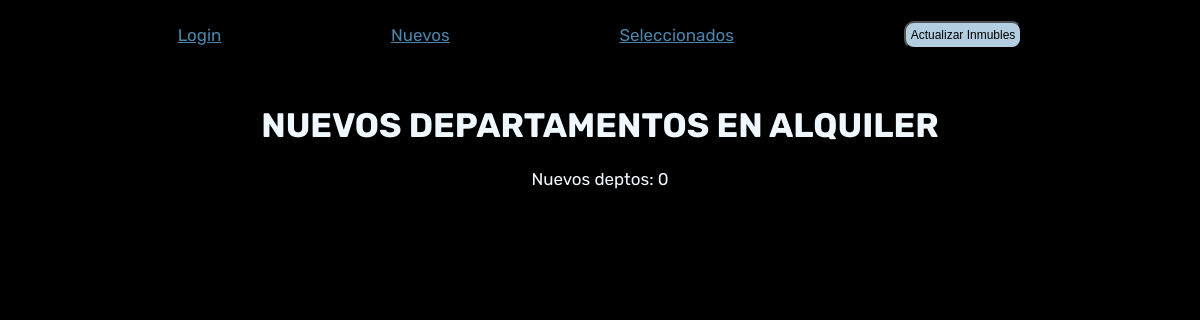
The page /selected on the database as committed earlier.
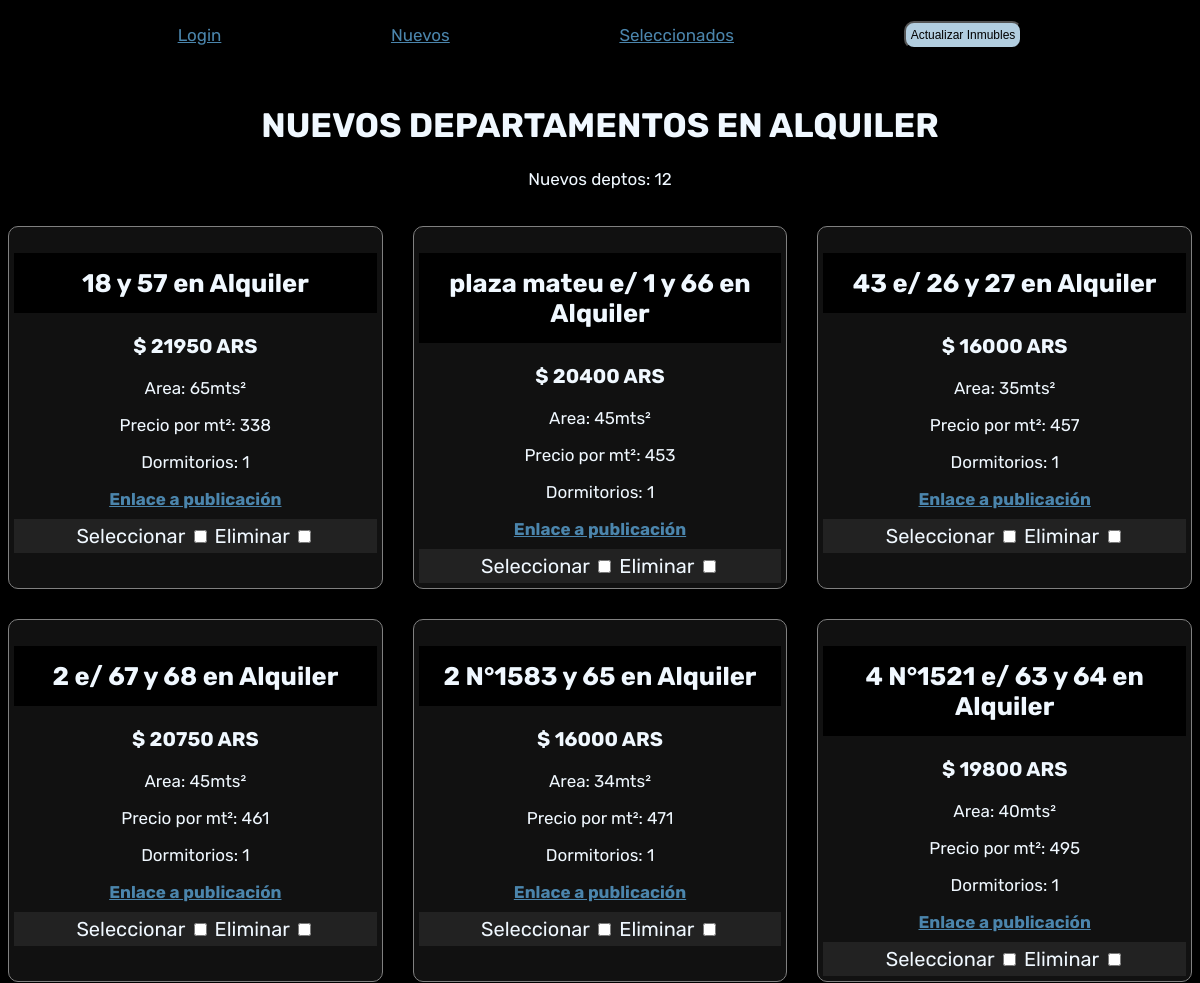
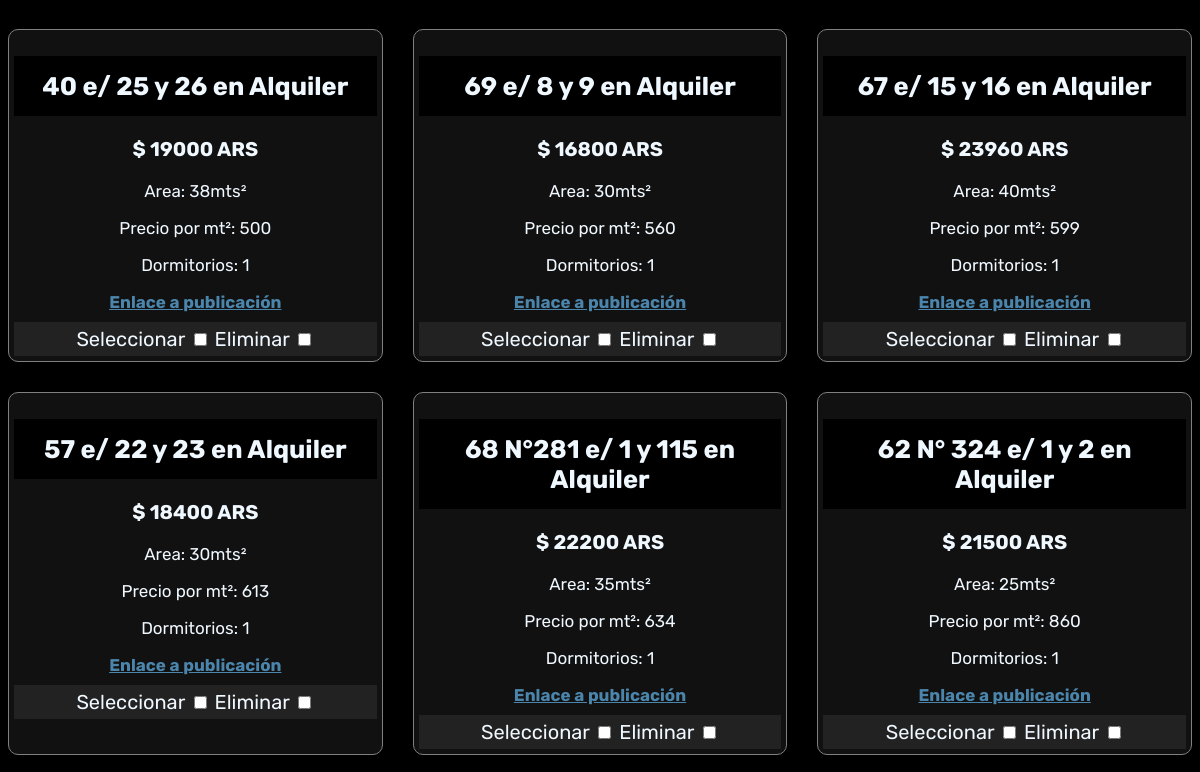
The same page on the database as committed later (2 pictures, top to bottom).
### deptos/models.py (models this page shows, shortened)
class Inmueble(models.Model):
    STATUS = [
        ('NEW', 'New'),
        ('SEL', 'Selected'),
        ('DEL', 'Deleted'),
    ]
    location = models.CharField(max_length=200)
    price = models.BigIntegerField(null=False)
    area = models.IntegerField(null=False)
    mt_price = models.IntegerField(null=False)
    rooms = models.IntegerField(null=False)
    pub_date = models.CharField(max_length=100)
    ib = models.CharField(max_length=20,unique=True)
    url = models.URLField(null=False)
    status = models.CharField(max_length=3,
                            choices=STATUS,
                            default='NEW')

### deptos/views.py (the view)
# urls.py: path('selected', views.selected_list, name='selected_list')
def selected_list(request):
    sel = Inmueble.objects.filter(status='SEL').order_by('mt_price')
    return render(request, 'deptos/deptos_list.html', {'deptos': sel})

### deptos/templates/deptos/deptos_list.html (shortened to what this page needs)
{% load static %}
<html>
    <head>
        <link rel="stylesheet" href="{% static 'css/deptos.css' %}" type="text/css">
    </head>
    <div class="nav-bar">
        <p><a href="/admin"> Login </a></p>
        <p><a href="/"> Nuevos </a></p>
        <p><a href="/selected"> Seleccionados </a></p>
        <button id="scrap"type="submit" name="scrap">Actualizar Inmubles</button>
    </div>
    <form action="" method="post">
    <div class="title">
        <h1>NUEVOS DEPARTAMENTOS EN ALQUILER</h1>
        <p> Nuevos deptos: {{ deptos.count }}</p>
    </div>
        <div class="list-deptos">
            {% for depto in deptos %}
            <div class="depto-item">
                <h2 class="item-location">{{ depto.location }}</a></h2>
                <h3 class="item-price">$ {{ depto.price}} ARS</h3>
                <p>Area: {{depto.area}}mts²</p>
                <p>Precio por mt²: {{depto.mt_price}}</p>
                <p>Dormitorios: {{depto.rooms}}</p>
                <a class="item-url" href={{depto.url}} target="_blank">Enlace a publicación</a>
                <div class="check">
                    <label> Seleccionar <input name="selected" type="checkbox" value={{depto.ib}}></label>
                    <label> Eliminar <input name="deleted" type="checkbox" value={{depto.ib}}></label>
                </div>
            </div>
            {% endfor %}
        </div>
    </form>
</html>

Rows that differ between the two databases and show on the page:
now on this page (row edited): Inmueble: location "18 y 57 en Alquiler", price "21950", area "65", mt_price "338", rooms "1"
now on this page (row edited): Inmueble: location "plaza mateu e/ 1 y 66 en Alquiler", price "20400", area "45", mt_price "453", rooms "1"
now on this page (row edited): Inmueble: location "43 e/ 26 y 27 en Alquiler", price "16000", area "35", mt_price "457", rooms "1"
now on this page (row edited): Inmueble: location "2 e/ 67 y 68 en Alquiler", price "20750", area "45", mt_price "461", rooms "1"
now on this page (row edited): Inmueble: location "2 N°1583 y 65 en Alquiler", price "16000", area "34", mt_price "471", rooms "1"
now on this page (row edited): Inmueble: location "4 N°1521 e/ 63 y 64 en Alquiler", price "19800", area "40", mt_price "495", rooms "1"
now on this page (row edited): Inmueble: location "40 e/ 25 y 26 en Alquiler", price "19000", area "38", mt_price "500", rooms "1"
now on this page (row edited): Inmueble: location "69 e/ 8 y 9 en Alquiler", price "16800", area "30", mt_price "560", rooms "1"
now on this page (row edited): Inmueble: location "67 e/ 15 y 16 en Alquiler", price "23960", area "40", mt_price "599", rooms "1"
now on this page (row edited): Inmueble: location "57 e/ 22 y 23 en Alquiler", price "18400", area "30", mt_price "613", rooms "1"
now on this page (row edited): Inmueble: location "68 N°281 e/ 1 y 115 en Alquiler", price "22200", area "35", mt_price "634", rooms "1"
now on this page (row edited): Inmueble: location "62 N° 324 e/ 1 y 2 en Alquiler", price "21500", area "25", mt_price "860", rooms "1"
Other text that changed with them:
{{ deptos.count }}: "0" → "12"
